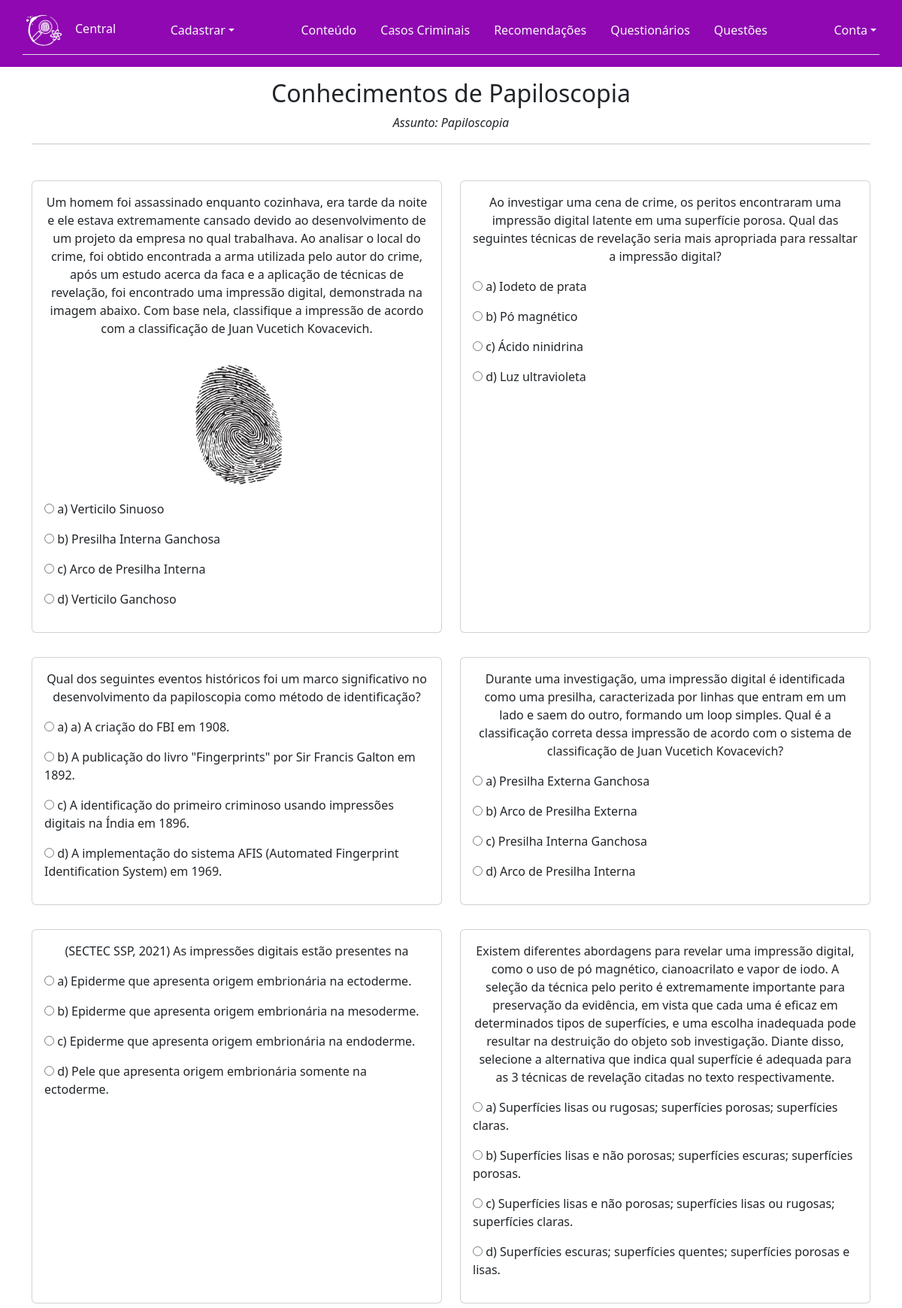
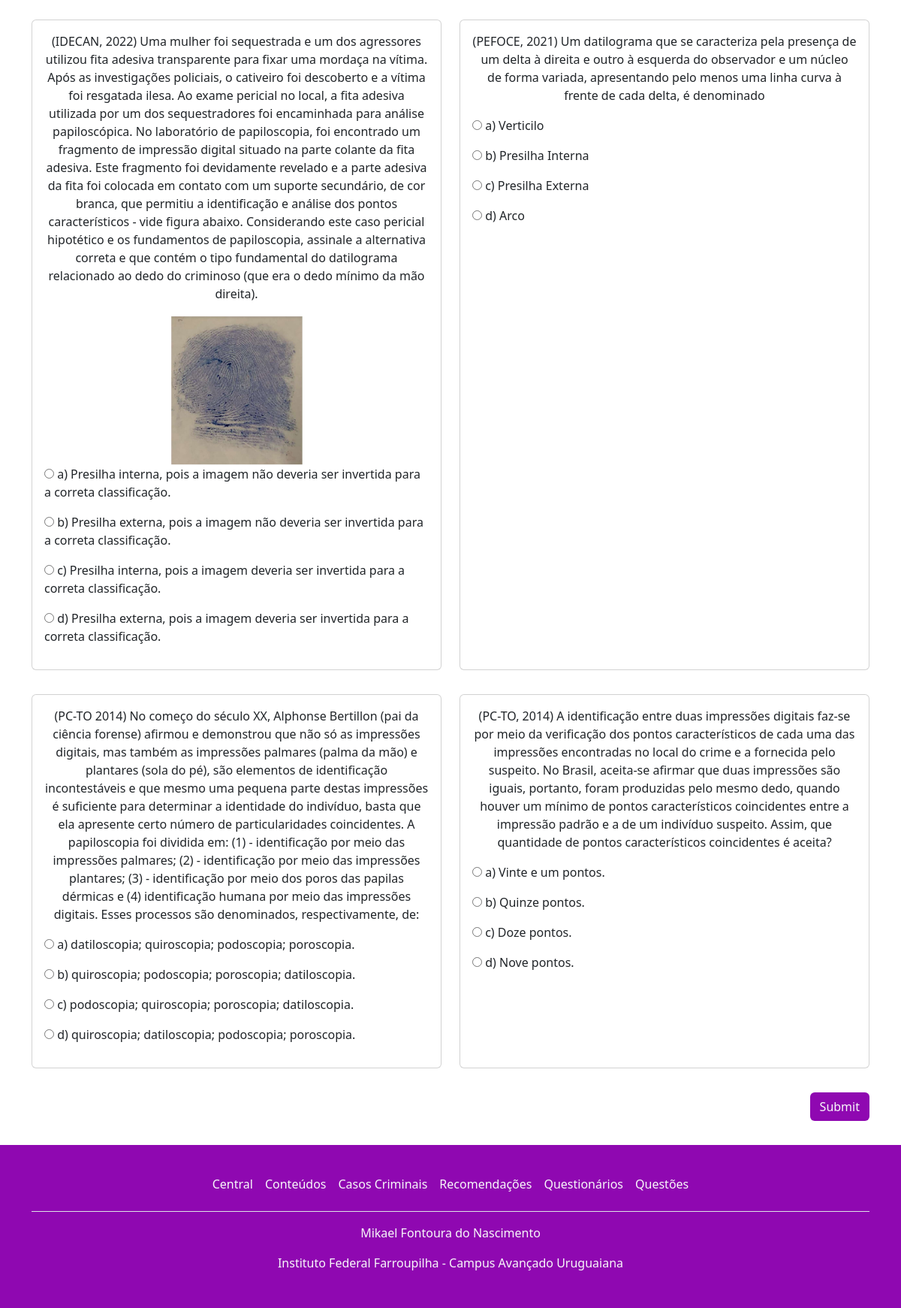
/visualizar_questionario.php?questionario=5 (signed in), run on the app's committed database (2 pictures, top to bottom).
### tables this page shows
CREATE TABLE `questionario` (
  `id_questionario` int(11) NOT NULL,
  `date_inic` date NOT NULL,
  `date_fin` date NOT NULL,
  `assunto` varchar(255) NOT NULL,
  `titulo_quest` varchar(100) NOT NULL
);

CREATE TABLE `contem` (
  `id_questionario` int(11) NOT NULL,
  `id_questao` int(11) NOT NULL
);

CREATE TABLE `questao` (
  `id_questao` int(11) NOT NULL,
  `enunciado` text NOT NULL,
  `imagem` varchar(255) DEFAULT NULL,
  `alt_correta` varchar(255) NOT NULL,
  `alt_1` varchar(255) NOT NULL,
  `alt_2` varchar(255) NOT NULL,
  `alt_3` varchar(255) NOT NULL,
  `alt_4` varchar(255) NOT NULL
);

### visualizar_questionario.php (the view, shortened to what this page needs)
<?php
include_once('controle.php');
if (isset($_GET['questionario'])) {
    $id_questionario = $_GET['questionario'];
} else {
    $id_questionario = $_POST['id_questionario'];
}
$sql = "SELECT * FROM questionario WHERE id_questionario = $id_questionario";
$sql2 = "SELECT * FROM questao INNER JOIN contem ON questao.id_questao = contem.id_questao WHERE contem.id_questionario = $id_questionario";
$result1 = mysqli_query($conexao, $sql);
$result2 = mysqli_query($conexao, $sql2);
if ($result1 == TRUE && $result2 == TRUE) {
    $info_questionario = mysqli_fetch_assoc($result1);
    $questions = mysqli_fetch_all($result2, MYSQLI_ASSOC);
} else {
    echo mysqli_errno($conexao) . ": " . mysqli_error($conexao);
}
?>
<!DOCTYPE html>
<html lang="pt-BR">
<head>
    <link rel="stylesheet" href="https://cdnjs.cloudflare.com/ajax/libs/font-awesome/6.4.0/css/all.min.css" />
    <link rel="stylesheet" href="./assets/css/bootstrap.css">
    <link rel="stylesheet" href="./assets/css/pacote.css">
</head>
<body>
    <?php include_once('cabecalho.php'); ?>
    <main class="container pb-3">
        <form action="<?= $_SERVER['PHP_SELF']; ?>" method="post">
            <div class="row">
                <div class="col">
                    <div class="text-center py-3">
                        <h2><?php echo $info_questionario['titulo_quest']; ?></h2>
                        <p><i><?php echo "Assunto: " . $info_questionario['assunto']; ?></i></p>
                        <hr>
                    </div>
                </div>
            </div>
            <div class="row">
                <?php
                $i = 1;
                $limite = 2;
                $count = 0;
                foreach ($questions as $pergunta) :
                    $count++;
                ?>
                    <div class="col-xl-6 py-3">
                        <div class="card text-center h-100">
                            <div class="card-body">
                                <p class="card-text msg_justi"><?php echo $pergunta['enunciado']; ?></p>
                                <?php if (!empty($pergunta['imagem'])) : ?>
                                    <img src="<?php echo $pergunta['imagem'] ?>" height="200px" width="auto">
                                <?php endif ?>
                                <div class="text-start">
                                    <p><label><input type="radio" name="questao<?= $i ?>" value="A" required> a) <?php echo $pergunta['alt_1'] ?></label></p>
                                    <p><label><input type="radio" name="questao<?= $i ?>" value="B" required> b) <?php echo $pergunta['alt_2'] ?></label></p>
                                    <p><label><input type="radio" name="questao<?= $i ?>" value="C" required> c) <?php echo $pergunta['alt_3'] ?></label></p>
                                    <p><label><input type="radio" name="questao<?= $i ?>" value="D" required> d) <?php echo $pergunta['alt_4'] ?></label></p>
                                </div>
                            </div>
                        </div>
                    </div>
                    <?php if ($count == $limite) :
                        echo '</div>';
                        echo '<div class="row">';
                        $count = 0;
                    endif ?>
                <?php $i++;
                endforeach ?>
            </div>
            <div class="row">
                <div class="col">
                    <div class="text-end py-3">
                        <input class="btn link-body-emphasis text-light" type="submit" name="enviar" style="background-color: var(--color-purple);">
                    </div>
                </div>
            </div>
        </form>
    </main>
    <?php include_once('rodape.php'); ?>
</body>
</html>

### assets/css/pacote.css (style rules this page uses)
:root { --color-white: rgb(253, 253, 253); --color-dark: rgb(34, 34, 34); --color-purple: rgb(143, 8, 177); --color-blue-dark: rgb(26, 7, 56); --color-blue: rgb(23, 134, 134); --color-red: rgb(179, 2, 2); --color-green: rgb(12, 143, 1); }

### data on the page
questionario: titulo_quest "Conhecimentos de Papiloscopia", assunto "Papiloscopia"
contem: id_questao.enunciado "Um homem foi assassinado enquanto cozinhava, era tarde da noite e ele estava extremamente cansado devido ao desenvolvimento de um projeto da empresa no qual trabalhava. Ao analisar o local do crime, foi obtido encontrada a arma utilizada pelo autor do crime, após um estudo acerca da faca e a aplicação de técnicas de revelação, foi encontrado uma impressão digital, demonstrada na imagem abaixo. Com base nela, classifique a impressão de acordo com a classificação de Juan Vucetich Kovacevich.", id_questao.imagem (picture), id_questao.alt_1 "Verticilo Sinuoso", id_questao.alt_2 "Presilha Interna Ganchosa", id_questao.alt_3 "Arco de Presilha Interna", id_questao.alt_4 "Verticilo Ganchoso"
contem: id_questao.enunciado "Ao investigar uma cena de crime, os peritos encontraram uma impressão digital latente em uma superfície porosa. Qual das seguintes técnicas de revelação seria mais apropriada para ressaltar a impressão digital?", id_questao.alt_1 "Iodeto de prata", id_questao.alt_2 "Pó magnético", id_questao.alt_3 "Ácido ninidrina", id_questao.alt_4 "Luz ultravioleta"
contem: id_questao.enunciado "Qual dos seguintes eventos históricos foi um marco significativo no desenvolvimento da papiloscopia como método de identificação?", id_questao.alt_1 "a) A criação do FBI em 1908.", id_questao.alt_2 "A publicação do livro \"Fingerprints\" por Sir Francis Galton em 1892.", id_questao.alt_3 "A identificação do primeiro criminoso usando impressões digitais na Índia em 1896.", id_questao.alt_4 "A implementação do sistema AFIS (Automated Fingerprint Identification System) em 1969."
contem: id_questao.enunciado "Durante uma investigação, uma impressão digital é identificada como uma presilha, caracterizada por linhas que entram em um lado e saem do outro, formando um loop simples. Qual é a classificação correta dessa impressão de acordo com o sistema de classificação de Juan Vucetich Kovacevich?", id_questao.alt_1 "Presilha Externa Ganchosa", id_questao.alt_2 "Arco de Presilha Externa", id_questao.alt_3 "Presilha Interna Ganchosa", id_questao.alt_4 "Arco de Presilha Interna"
contem: id_questao.enunciado "(SECTEC SSP, 2021) As impressões digitais estão presentes na", id_questao.alt_1 "Epiderme que apresenta origem embrionária na ectoderme.", id_questao.alt_2 "Epiderme que apresenta origem embrionária na mesoderme.", id_questao.alt_3 "Epiderme que apresenta origem embrionária na endoderme.", id_questao.alt_4 "Pele que apresenta origem embrionária somente na ectoderme."
contem: id_questao.enunciado "Existem diferentes abordagens para revelar uma impressão digital, como o uso de pó magnético, cianoacrilato e vapor de iodo. A seleção da técnica pelo perito é extremamente importante para preservação da evidência, em vista que cada uma é eficaz em determinados tipos de superfícies, e uma escolha inadequada pode resultar na destruição do objeto sob investigação. Diante disso, selecione a alternativa que indica qual superfície é adequada para as 3 técnicas de revelação citadas no texto respectivamente.", id_questao.alt_1 "Superfícies lisas ou rugosas; superfícies porosas; superfícies claras.", id_questao.alt_2 "Superfícies lisas e não porosas; superfícies escuras; superfícies porosas.", id_questao.alt_3 "Superfícies lisas e não porosas; superfícies lisas ou rugosas; superfícies claras.", id_questao.alt_4 "Superfícies escuras; superfícies quentes; superfícies porosas e lisas."
contem: id_questao.enunciado "(IDECAN, 2022) Uma mulher foi sequestrada e um dos agressores utilizou fita adesiva transparente para fixar uma mordaça na vítima. Após as investigações policiais, o cativeiro foi descoberto e a vítima foi resgatada ilesa. Ao exame pericial no local, a fita adesiva utilizada por um dos sequestradores foi encaminhada para análise papiloscópica. No laboratório de papiloscopia, foi encontrado um fragmento de impressão digital situado na parte colante da fita adesiva. Este fragmento foi devidamente revelado e a parte adesiva da fita foi colocada em contato com um suporte secundário, de cor branca, que permitiu a identificação e análise dos pontos característicos - vide figura abaixo.…", id_questao.imagem (picture), id_questao.alt_1 "Presilha interna, pois a imagem não deveria ser invertida para a correta classificação.", id_questao.alt_2 "Presilha externa, pois a imagem não deveria ser invertida para a correta classificação.", id_questao.alt_3 "Presilha interna, pois a imagem deveria ser invertida para a correta classificação.", id_questao.alt_4 "Presilha externa, pois a imagem deveria ser invertida para a correta classificação."
contem: id_questao.enunciado "(PEFOCE, 2021) Um datilograma que se caracteriza pela presença de um delta à direita e outro à esquerda do observador e um núcleo de forma variada, apresentando pelo menos uma linha curva à frente de cada delta, é denominado", id_questao.alt_1 "Verticilo", id_questao.alt_2 "Presilha Interna", id_questao.alt_3 "Presilha Externa", id_questao.alt_4 "Arco"
contem: id_questao.enunciado "(PC-TO 2014) No começo do século XX, Alphonse Bertillon (pai da ciência forense) afirmou e demonstrou que não só as impressões digitais, mas também as impressões palmares (palma da mão) e plantares (sola do pé), são elementos de identificação incontestáveis e que mesmo uma pequena parte destas impressões é suficiente para determinar a identidade do indivíduo, basta que ela apresente certo número de particularidades coincidentes. A papiloscopia foi dividida em: (1) - identificação por meio das impressões palmares; (2) - identificação por meio das impressões plantares; (3) - identificação por meio dos poros das papilas dérmicas e (4) identificação humana por meio das impressões digitais.…", id_questao.alt_1 "datiloscopia; quiroscopia; podoscopia; poroscopia.", id_questao.alt_2 "quiroscopia; podoscopia; poroscopia; datiloscopia.", id_questao.alt_3 "podoscopia; quiroscopia; poroscopia; datiloscopia.", id_questao.alt_4 "quiroscopia; datiloscopia; podoscopia; poroscopia."
contem: id_questao.enunciado "(PC-TO, 2014) A identificação entre duas impressões digitais faz-se por meio da verificação dos pontos característicos de cada uma das impressões encontradas no local do crime e a fornecida pelo suspeito. No Brasil, aceita-se afirmar que duas impressões são iguais, portanto, foram produzidas pelo mesmo dedo, quando houver um mínimo de pontos característicos coincidentes entre a impressão padrão e a de um indivíduo suspeito. Assim, que quantidade de pontos característicos coincidentes é aceita?", id_questao.alt_1 "Vinte e um pontos.", id_questao.alt_2 "Quinze pontos.", id_questao.alt_3 "Doze pontos.", id_questao.alt_4 "Nove pontos."
